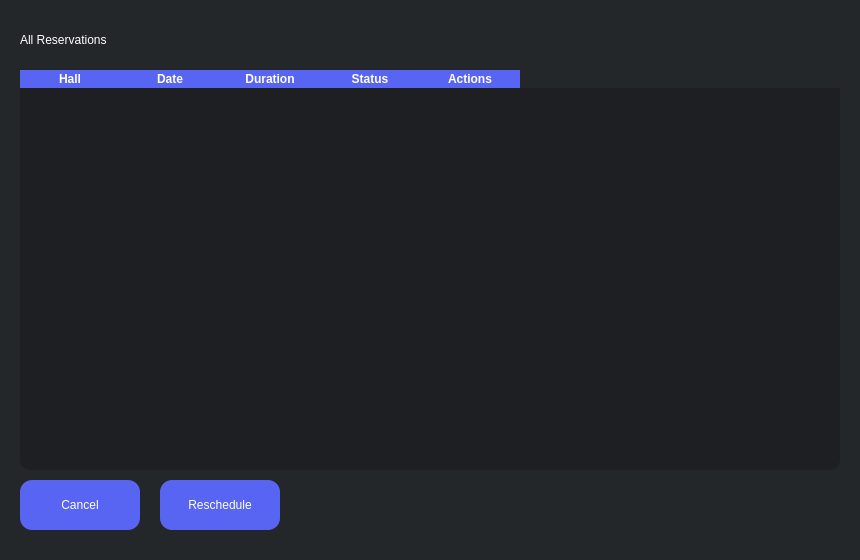
<?xml version="1.0" encoding="UTF-8"?>
<ui version="4.0">
 <class>MyReservationsView</class>
 <widget class="QWidget" name="MyReservationsView">
  <property name="geometry">
   <rect>
    <x>0</x>
    <y>0</y>
    <width>860</width>
    <height>560</height>
   </rect>
  </property>
  <property name="styleSheet">
   <string notr="true">background-color: #23272A;</string>
  </property>
  <widget class="QLabel" name="titleLabel">
   <property name="geometry">
    <rect>
     <x>20</x>
     <y>20</y>
     <width>820</width>
     <height>40</height>
    </rect>
   </property>
   <property name="styleSheet">
    <string notr="true">font: 900 18pt &quot;Segoe UI&quot;; color: white;</string>
   </property>
   <property name="text">
    <string>All Reservations</string>
   </property>
  </widget>
  <widget class="QTableWidget" name="reservationsTable">
   <property name="geometry">
    <rect>
     <x>20</x>
     <y>70</y>
     <width>820</width>
     <height>400</height>
    </rect>
   </property>
   <property name="styleSheet">
    <string notr="true">
     QTableWidget {
       background-color: #1E1F22;
       color: white;
       gridline-color: #5865F2;
       border-radius: 10px;
     }
     QHeaderView::section {
       background-color: #5865F2;
       color: white;
       font-weight: bold;
       border: none;
     }
    </string>
   </property>
   <property name="rowCount">
    <number>0</number>
   </property>
   <property name="columnCount">
    <number>5</number>
   </property>
   <column>
    <property name="text">
     <string>Hall</string>
    </property>
   </column>
   <column>
    <property name="text">
     <string>Date</string>
    </property>
   </column>
   <column>
    <property name="text">
     <string>Duration</string>
    </property>
   </column>
   <column>
    <property name="text">
     <string>Status</string>
    </property>
   </column>
   <column>
    <property name="text">
     <string>Actions</string>
    </property>
   </column>
  </widget>
  <widget class="QPushButton" name="cancelReservationButton">
   <property name="geometry">
    <rect>
     <x>20</x>
     <y>480</y>
     <width>120</width>
     <height>50</height>
    </rect>
   </property>
   <property name="styleSheet">
    <string notr="true">
     QPushButton {
       font: 700 12pt &quot;Segoe UI&quot;;
       color: white;
       background-color: #5865F2;
       border-radius: 12px;
     }
     QPushButton:hover {
       background-color: #4752C4;
     }
    </string>
   </property>
   <property name="text">
    <string>Cancel</string>
   </property>
  </widget>
  <widget class="QPushButton" name="rescheduleReservationButton">
   <property name="geometry">
    <rect>
     <x>160</x>
     <y>480</y>
     <width>120</width>
     <height>50</height>
    </rect>
   </property>
   <property name="styleSheet">
    <string notr="true">
     QPushButton {
       font: 700 12pt &quot;Segoe UI&quot;;
       color: white;
       background-color: #5865F2;
       border-radius: 12px;
     }
     QPushButton:hover {
       background-color: #4752C4;
     }
    </string>
   </property>
   <property name="text">
    <string>Reschedule</string>
   </property>
  </widget>
 </widget>
 <resources/>
 <connections/>
</ui>
